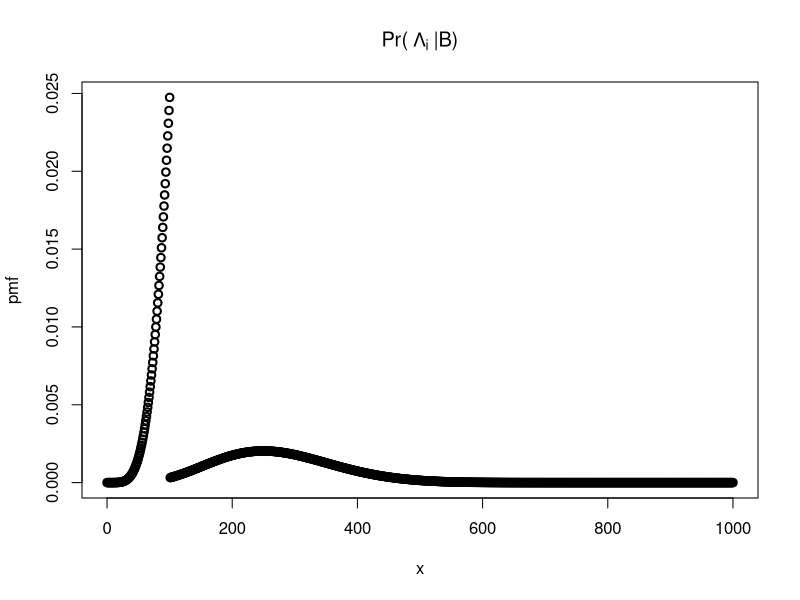

Reproduce this figure in R.
#p61 improvable line
#let Ai= the even that i lines of code can be improved 
#let B =the event that 5 lines of code could be improved from a random sample of 20
#goal:p(Ai|B)=(p(B|Ai)p(Ai))*p(B)
#p(B|Ai)=(c(i,5)*c(1000-i,15))/(1000,20) when i =5,6,...,985 otherwise p(B|Ai)=0
#0.9=p(A0)+p(A1)+...+p(A100)  p(Ai)=0.9/101 i=0...100
#0.1=p(A101)+p(A102)+...+p(A1000) p(Ai)=0.1/900 for i=101..1000
#p(B)=p(B|A0)*P(A0)+...+p(B|A1000)*P(A1000)

#define some ranges for the i's
i1=0:100
i2=101:1000

#let prb denote the probability of B i.e P(B)

prb= sum(dhyper(x=5,m=i1,n=1000-i1,k=20)*(0.9/101))+sum(dhyper(x=5,m=i2,n=1000-i2,k=20)*(0.1/900))

#let pr be the conditional probability pr(Ai|B)
pr=rep(0,1001)
pr[1:101]=dhyper(x=5,m=i1,n=1000-i1,k=20)*(0.9/101)/prb
pr[102:1001]=  dhyper(x=5,m=i2,n=1000-i2,k=20)*(0.1/900)/prb
pr
plot(x=0:1000,y=pr,xlab = "x",ylab = 'pmf',lwd=2,main = expression("Pr("~Lambda[i]~"|B)"))
sum(pr[1:101])

